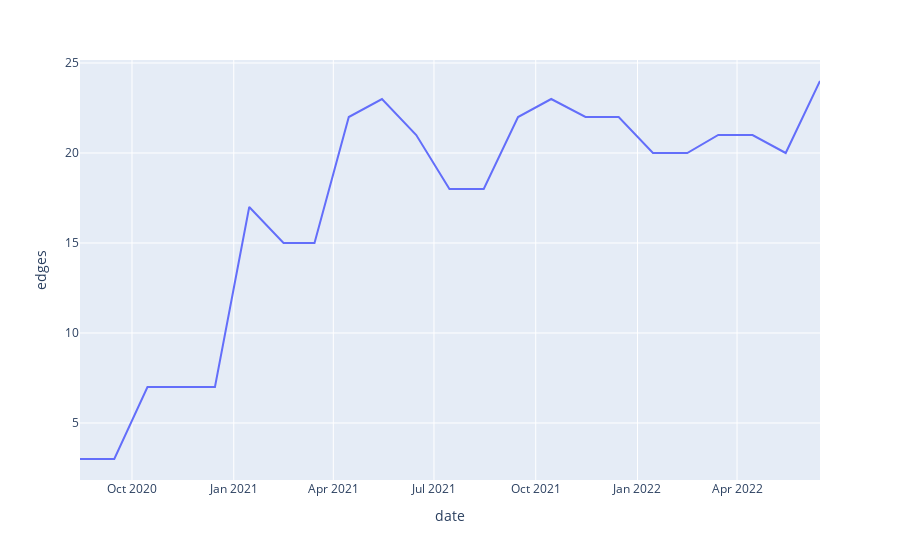

Notebook code for this chart:
### Code cell
import plotly.express as px

fig = px.line(data_frame=df_summary_stats, x='date', y='edges') 
fig.show()

### Figure 1 — Plotly figure (JSON) as saved in the notebook; plotly's stock layout.template omitted (floating-point values rounded to 4 significant figures)
{"data": [{"hovertemplate": "date=%{x}<br>edges=%{y}<extra></extra>", "legendgroup": "", "line": {"color": "#636efa", "dash": "solid"}, "marker": {"symbol": "circle"}, "mode": "lines", "name": "", "orientation": "v", "showlegend": false, "type": "scatter", "x": ["2020-08-15", "2020-09-15", "2020-10-15", "2020-11-15", "2020-12-15", "2021-01-15", "2021-02-15", "2021-03-15", "2021-04-15", "2021-05-15", "2021-06-15", "2021-07-15", "2021-08-15", "2021-09-15", "2021-10-15", "2021-11-15", "2021-12-15", "2022-01-15", "2022-02-15", "2022-03-15", "2022-04-15", "2022-05-15", "2022-06-15"], "xaxis": "x", "y": [3, 3, 7, 7, 7, 17, 15, 15, 22, 23, 21, 18, 18, 22, 23, 22, 22, 20, 20, 21, 21, 20, 24], "yaxis": "y"}], "layout": {"legend": {"tracegroupgap": 0}, "margin": {"t": 60}, "xaxis": {"anchor": "y", "domain": [0, 1], "title": {"text": "date"}}, "yaxis": {"anchor": "x", "domain": [0, 1], "title": {"text": "edges"}}}}
